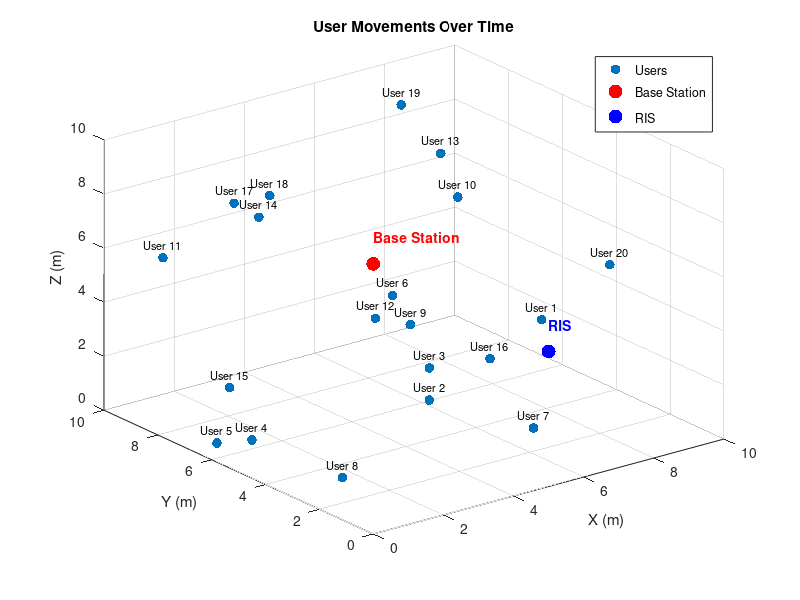

Recreate this plot in MATLAB. (Note: this script raises an error after producing the figure.)
%% Real-Time Optimization with GA, PSO, and Hybrid GA-PSO
clear; clc; close all;

% Constants
rng(222); % Ensure reproducibility
c = 299792458; % Speed of light in m/s
frequency = 28e9; % Frequency in mmWave band (28 GHz)
wavelength = c / frequency; % Wavelength calculation

% Parameters
numUsers = 20; % Number of users
N_BS = 8; % Number of base station antennas
N_RIS = 64; % Number of RIS elements
BS_location = [0, 0, 10]; % Fixed Base Station location
RIS_location = [5, 0, 5]; % Fixed RIS location
maxBounds = [10, 10, 10]; % Space boundaries (x, y, z)
sigma2 = 1e-9; % Noise power (W)
P_BS_max = 10; % Power budget at BS (Watts)
quantization_levels = 4; % Number of RIS phase quantization levels
timeSteps = 50; % Number of time steps to simulate
mobility_step = 0.1; % Maximum movement per time step (m)

% RIS Element Layout (Uniform Planar Array)
RIS_spacing = wavelength / 2; % Element spacing (half wavelength)
N_RIS_sqrt = sqrt(N_RIS); % Assume square UPA
[ris_x, ris_y] = meshgrid(0:N_RIS_sqrt-1, 0:N_RIS_sqrt-1);
ris_x = RIS_spacing * (ris_x(:) - mean(ris_x(:))); % X-coordinates
ris_y = RIS_spacing * (ris_y(:) - mean(ris_y(:))); % Y-coordinates
RIS_positions = RIS_location + [ris_x, ris_y, zeros(N_RIS, 1)]; % 3D positions of RIS elements

% User Locations and Mobility
userLocations = rand(numUsers, 3) .* maxBounds; % Initial user locations
userVelocities = (rand(numUsers, 3) - 0.5) * mobility_step; % Random initial velocities

% Initialize Fitness Logs
ga_fitness_logs = zeros(timeSteps, 1);
pso_fitness_logs = zeros(timeSteps, 1);
hybrid_fitness_logs = zeros(timeSteps, 1);

% Real-Time Plot Setup
figure;
movementPlot = scatter3(userLocations(:,1), userLocations(:,2), userLocations(:,3), 50, 'filled', 'DisplayName', 'Users');
hold on;

% Plot and label Base Station (BS)
scatter3(BS_location(1), BS_location(2), BS_location(3), 100, 'r', 'filled', 'DisplayName', 'Base Station');
text(BS_location(1), BS_location(2), BS_location(3) + 1, 'Base Station', 'Color', 'r', 'FontSize', 10, 'FontWeight', 'bold');

% Plot and label RIS
scatter3(RIS_location(1), RIS_location(2), RIS_location(3), 100, 'b', 'filled', 'DisplayName', 'RIS');
text(RIS_location(1), RIS_location(2), RIS_location(3) + 1, 'RIS', 'Color', 'b', 'FontSize', 10, 'FontWeight', 'bold');

% Label Users
for u = 1:numUsers
    text(userLocations(u, 1), userLocations(u, 2), userLocations(u, 3) + 0.5, ...
        ['User ', num2str(u)], 'FontSize', 8, 'HorizontalAlignment', 'center', 'Tag', 'UserLabel');
end

% Plot settings
grid on;
xlim([0 maxBounds(1)]); ylim([0 maxBounds(2)]); zlim([0 maxBounds(3)]);
xlabel('X (m)'); ylabel('Y (m)'); zlabel('Z (m)');
title('User Movements Over Time');
legend;

% Simulation Loop
for t = 1:timeSteps
    fprintf('Time Step: %d/%d\n', t, timeSteps);
    
    % Update user locations based on mobility
    userLocations = userLocations + userVelocities;
    
    % Keep users within bounds
    for i = 1:3
        outOfBounds = (userLocations(:, i) < 0) | (userLocations(:, i) > maxBounds(i));
        userVelocities(outOfBounds, i) = -userVelocities(outOfBounds, i); % Reverse velocity
        userLocations(outOfBounds, i) = max(0, min(maxBounds(i), userLocations(outOfBounds, i))); % Clamp positions
    end
    
    % Update Real-Time Plot
    set(movementPlot, 'XData', userLocations(:,1), 'YData', userLocations(:,2), 'ZData', userLocations(:,3));
    
    % Update User Labels
    delete(findall(gcf, 'type', 'text', 'Tag', 'UserLabel')); % Clear previous labels
    for u = 1:numUsers
        text(userLocations(u, 1), userLocations(u, 2), userLocations(u, 3) + 0.5, ...
            ['User ', num2str(u)], 'FontSize', 8, 'HorizontalAlignment', 'center', 'Tag', 'UserLabel');
    end
    
    drawnow;
end

    
    % Generate Channels
    [H_BS_RIS, H_RIS_Users, H_BS_Users] = generate_channels(userLocations, RIS_positions, BS_location, N_BS, N_RIS, numUsers, wavelength, 10);

    % GA Optimization
    [ga_w, ga_theta, ga_fitness_log] = optimize_ga(H_BS_RIS, H_RIS_Users, H_BS_Users, N_BS, N_RIS, P_BS_max, sigma2, 10, 20, quantization_levels);
    ga_fitness_logs(t) = max(ga_fitness_log);
    
    % PSO Optimization
    [pso_w, pso_theta, pso_fitness_log] = optimize_pso(H_BS_RIS, H_RIS_Users, H_BS_Users, N_BS, N_RIS, P_BS_max, sigma2, 30, 15, quantization_levels);
    pso_fitness_logs(t) = max(pso_fitness_log);
    
    % Hybrid Optimization
    [hybrid_w, hybrid_theta, hybrid_fitness_log] = optimize_hybrid(H_BS_RIS, H_RIS_Users, H_BS_Users, N_BS, N_RIS, P_BS_max, sigma2, 10, 20, 30, 15, quantization_levels);
    hybrid_fitness_logs(t) = max(hybrid_fitness_log);


% Plot Achievable Sum Rates Over Time
figure;
plot(1:timeSteps, ga_fitness_logs, '-o', 'LineWidth', 2); hold on;
plot(1:timeSteps, pso_fitness_logs, '-s', 'LineWidth', 2);
plot(1:timeSteps, hybrid_fitness_logs, '-x', 'LineWidth', 2);
grid on; legend('GA', 'PSO', 'Hybrid GA-PSO');
xlabel('Time Steps'); ylabel('Achievable Sum Rate (bps/Hz)');
title('Optimization Performance Over Time with User Mobility');



%%%%%%%%%%%%%%%%%%%%

%% Functions
% Path Loss
function PL = path_loss(d, wavelength)
    PL = (wavelength / (4 * pi * d))^2; % Linear scale
end

% Generate Channels with Rician Fading
function [H_BS_RIS, H_RIS_Users, H_BS_Users] = generate_channels(userLocations, RIS_positions, BS_location, N_BS, N_RIS, numUsers, wavelength, K_factor)
    LOS_component = 1; % Line-of-sight
    NLOS_component = sqrt(1 / (1 + K_factor));

    H_BS_RIS = zeros(N_RIS, N_BS);
    H_RIS_Users = zeros(numUsers, N_RIS);
    H_BS_Users = zeros(numUsers, N_BS);

    % BS ↔ RIS channel
    for i = 1:N_RIS
        d_BS_RIS = norm(RIS_positions(i, :) - BS_location);
        PL_BS_RIS = path_loss(d_BS_RIS, wavelength);
        H_BS_RIS(i, :) = sqrt(PL_BS_RIS) * (LOS_component + NLOS_component * (randn(1, N_BS) + 1j * randn(1, N_BS))) / sqrt(2);
    end

    % RIS ↔ Users channel
    for k = 1:numUsers
        for i = 1:N_RIS
            d_RIS_User = norm(userLocations(k, :) - RIS_positions(i, :));
            PL_RIS_User = path_loss(d_RIS_User, wavelength);
            H_RIS_Users(k, i) = sqrt(PL_RIS_User) * (LOS_component + NLOS_component * (randn + 1j * randn)) / sqrt(2);
        end
    end

    % BS ↔ Users channel
    for k = 1:numUsers
        d_BS_User = norm(userLocations(k, :) - BS_location);
        PL_BS_User = path_loss(d_BS_User, wavelength);
        H_BS_Users(k, :) = sqrt(PL_BS_User) * (LOS_component + NLOS_component * (randn(1, N_BS) + 1j * randn(1, N_BS))) / sqrt(2);
    end
end

% Achievable Sum Rate
function R = compute_sum_rate(w, theta, H_BS_RIS, H_RIS_Users, H_BS_Users, sigma2)
    numUsers = size(H_RIS_Users, 1);
    R = 0;
    for k = 1:numUsers
        h_eff = H_BS_Users(k, :) * w + H_RIS_Users(k, :) * diag(exp(1j * theta)) * H_BS_RIS * w;
        signal_power = abs(h_eff)^2;
        SINR = signal_power / sigma2;
        R = R + log2(1 + SINR);
    end
end

% Power Consumption
function power = compute_power(w, theta)
    power = norm(w)^2 + sum(abs(exp(1j * theta))); % Beamforming and RIS operation power
end

% Quantize RIS Phases
function quantized_theta = quantize_phases(theta, quantization_levels)
    step_size = 2 * pi / quantization_levels;
    quantized_theta = step_size * round(theta / step_size);
end
%%%
% Genetic Algorithm (GA) Optimization
function [optimized_w, optimized_theta, fitness_log] = optimize_ga(H_BS_RIS, H_RIS_Users, H_BS_Users, N_BS, N_RIS, P_BS_max, sigma2, maxGenerations, popSize, quantization_levels)
    % Initialize Population
    population_w = randn(N_BS, popSize) + 1j * randn(N_BS, popSize); % Random beamforming
    population_theta = 2 * pi * rand(N_RIS, popSize); % Random RIS phase shifts

    fitness_log = zeros(1, maxGenerations); % Track fitness per generation

    % GA Optimization Loop
    for gen = 1:maxGenerations
        % Fitness Evaluation
        fitness = zeros(1, popSize);
        for i = 1:popSize
            w = sqrt(P_BS_max) * population_w(:, i) / norm(population_w(:, i)); % Normalize power
            theta = quantize_phases(population_theta(:, i), quantization_levels); % Quantize RIS phases
            fitness(i) = compute_sum_rate(w, theta, H_BS_RIS, H_RIS_Users, H_BS_Users, sigma2);
        end
        fitness_log(gen) = max(fitness); % Log best fitness

        % Selection: Keep the top half of the population
        [~, idx] = sort(fitness, 'descend');
        top_w = population_w(:, idx(1:popSize / 2));
        top_theta = population_theta(:, idx(1:popSize / 2));

        % Crossover and Mutation
        new_population_w = top_w;
        new_population_theta = top_theta;
        for i = 1:(popSize / 2)
            p1 = randi(size(top_w, 2));
            p2 = randi(size(top_w, 2));
            child_w = (top_w(:, p1) + top_w(:, p2)) / 2;
            child_theta = mean([top_theta(:, p1), top_theta(:, p2)], 2);
            new_population_w(:, end + 1) = child_w;
            new_population_theta(:, end + 1) = child_theta;
        end
        % Apply Mutation
        mutation_rate = 0.1; % Probability of mutation
        mutation_indices = rand(size(new_population_theta)) < mutation_rate;
        new_population_theta(mutation_indices) = 2 * pi * rand(sum(mutation_indices(:)), 1);

        population_w = new_population_w(:, 1:popSize); % Trim population
        population_theta = new_population_theta(:, 1:popSize);
    end
    [~, best_idx] = max(fitness);
    optimized_w = population_w(:, best_idx);
    optimized_theta = quantize_phases(population_theta(:, best_idx), quantization_levels);
end
% Particle Swarm Optimization (PSO)
function [optimized_w, optimized_theta, fitness_log] = optimize_pso(H_BS_RIS, H_RIS_Users, H_BS_Users, N_BS, N_RIS, P_BS_max, sigma2, numParticles, maxIterations, quantization_levels)
    % Initialize Particle Positions and Velocities
    particle_w = randn(N_BS, numParticles) + 1j * randn(N_BS, numParticles); % Random beamforming
    particle_theta = 2 * pi * rand(N_RIS, numParticles); % Random RIS phases
    velocity_w = randn(N_BS, numParticles) * 0.1;
    velocity_theta = randn(N_RIS, numParticles) * 0.1;

    % Fitness Evaluation
    fitness = zeros(1, numParticles);
    best_local_fitness = -Inf(1, numParticles);
    best_local_w = particle_w;
    best_local_theta = particle_theta;

    % Global Best
    [global_best_fitness, best_idx] = max(fitness);
    global_best_w = particle_w(:, best_idx);
    global_best_theta = particle_theta(:, best_idx);

    fitness_log = zeros(1, maxIterations);

    % PSO Loop
    for iter = 1:maxIterations
        for i = 1:numParticles
            % Normalize Power
            w = sqrt(P_BS_max) * particle_w(:, i) / norm(particle_w(:, i));
            theta = quantize_phases(particle_theta(:, i), quantization_levels);
            fitness(i) = compute_sum_rate(w, theta, H_BS_RIS, H_RIS_Users, H_BS_Users, sigma2);

            % Update Local Best
            if fitness(i) > best_local_fitness(i)
                best_local_fitness(i) = fitness(i);
                best_local_w(:, i) = particle_w(:, i);
                best_local_theta(:, i) = particle_theta(:, i);
            end
        end

        % Update Global Best
        [current_best_fitness, best_idx] = max(fitness);
        if current_best_fitness > global_best_fitness
            global_best_fitness = current_best_fitness;
            global_best_w = particle_w(:, best_idx);
            global_best_theta = particle_theta(:, best_idx);
        end

        % Velocity Update (Cognitive and Social Components)
        for i = 1:numParticles
            velocity_w(:, i) = 0.5 * velocity_w(:, i) + rand * (best_local_w(:, i) - particle_w(:, i)) + ...
                rand * (global_best_w - particle_w(:, i));
            velocity_theta(:, i) = 0.5 * velocity_theta(:, i) + rand * (best_local_theta(:, i) - particle_theta(:, i)) + ...
                rand * (global_best_theta - particle_theta(:, i));
        end

        % Position Update
        particle_w = particle_w + velocity_w;
        particle_theta = particle_theta + velocity_theta;

        fitness_log(iter) = global_best_fitness;
    end
    optimized_w = global_best_w;
    optimized_theta = quantize_phases(global_best_theta, quantization_levels);
end

% Hybrid GA-PSO Optimization
function [optimized_w, optimized_theta, fitness_log] = optimize_hybrid(H_BS_RIS, H_RIS_Users, H_BS_Users, N_BS, N_RIS, P_BS_max, sigma2, ga_generations, ga_pop_size, pso_particles, pso_iterations, quantization_levels)
    % GA Phase
    [ga_w, ga_theta, ~] = optimize_ga(H_BS_RIS, H_RIS_Users, H_BS_Users, N_BS, N_RIS, P_BS_max, sigma2, ga_generations, ga_pop_size, quantization_levels);

    % Use GA result as initialization for PSO
    particle_w = repmat(ga_w, 1, pso_particles) + (randn(N_BS, pso_particles) + 1j * randn(N_BS, pso_particles)) * 0.1;
    particle_theta = repmat(ga_theta, 1, pso_particles) + randn(N_RIS, pso_particles) * 0.1;

    [optimized_w, optimized_theta, fitness_log] = optimize_pso(H_BS_RIS, H_RIS_Users, H_BS_Users, N_BS, N_RIS, P_BS_max, sigma2, pso_particles, pso_iterations, quantization_levels);
end

%% Simulation
maxGenerations = 20;
popSize = 50;
numParticles = 30;
maxIterations = 15;

% Generate Initial Channels
[H_BS_RIS, H_RIS_Users, H_BS_Users] = generate_channels(userLocations, RIS_positions, BS_location, N_BS, N_RIS, numUsers, wavelength, 10);

% GA Optimization
[ga_w, ga_theta, ga_fitness_log] = optimize_ga(H_BS_RIS, H_RIS_Users, H_BS_Users, N_BS, N_RIS, P_BS_max, sigma2, maxGenerations, popSize, quantization_levels);

% PSO Optimization
[pso_w, pso_theta, pso_fitness_log] = optimize_pso(H_BS_RIS, H_RIS_Users, H_BS_Users, N_BS, N_RIS, P_BS_max, sigma2, numParticles, maxIterations, quantization_levels);

% Hybrid Optimization
[hybrid_w, hybrid_theta, hybrid_fitness_log] = optimize_hybrid(H_BS_RIS, H_RIS_Users, H_BS_Users, N_BS, N_RIS, P_BS_max, sigma2, maxGenerations, popSize, numParticles, maxIterations, quantization_levels);

% Compute Power and Energy Efficiency Metrics
ga_power = compute_power(ga_w, ga_theta);
pso_power = compute_power(pso_w, pso_theta);
hybrid_power = compute_power(hybrid_w, hybrid_theta);

% Align lengths of fitness logs for plotting
minLength = min([length(ga_fitness_log), length(pso_fitness_log), length(hybrid_fitness_log)]);

% Truncate fitness logs to the same length for plotting
ga_fitness_log = ga_fitness_log(1:minLength);
pso_fitness_log = pso_fitness_log(1:minLength);
hybrid_fitness_log = hybrid_fitness_log(1:minLength);
% 
% % Plot fitness logs
% figure;
% plot(1:minLength, ga_fitness_log, '-o', 'LineWidth', 2); hold on;
% plot(1:minLength, pso_fitness_log, '-s', 'LineWidth', 2);
% plot(1:minLength, hybrid_fitness_log, '-x', 'LineWidth', 2);
% grid on; legend('GA', 'PSO', 'Hybrid GA-PSO');
% xlabel('Iterations'); ylabel('Achievable Sum Rate (bps/Hz)');
% title('Optimization Performance Comparison');
% 
% % Find the point where the sum rate converges to a threshold
% convergence_threshold = 0.9 * max(ga_fitness_log); % for example, 90% of the max sum rate
% ga_convergence = find(ga_fitness_log >= convergence_threshold, 1);
% pso_convergence = find(pso_fitness_log >= convergence_threshold, 1);
% hybrid_convergence = find(hybrid_fitness_log >= convergence_threshold, 1);
% 
% disp(['GA Convergence: ', num2str(ga_convergence)]);
% disp(['PSO Convergence: ', num2str(pso_convergence)]);
% disp(['Hybrid GA-PSO Convergence: ', num2str(hybrid_convergence)]);


figure;
bar([ga_power, pso_power, hybrid_power]);
set(gca, 'XTickLabel', {'GA', 'PSO', 'Hybrid GA-PSO'});
ylabel('Power Consumption (Watts)');
title('Power Consumption Comparison');


ga_energy_efficiency = ga_fitness_log(end) / ga_power;
pso_energy_efficiency = pso_fitness_log(end) / pso_power;
hybrid_energy_efficiency = hybrid_fitness_log(end) / hybrid_power;

% Display energy efficiency comparison
disp(['GA Energy Efficiency: ', num2str(ga_energy_efficiency)]);
disp(['PSO Energy Efficiency: ', num2str(pso_energy_efficiency)]);
disp(['Hybrid GA-PSO Energy Efficiency: ', num2str(hybrid_energy_efficiency)]);



disp('GA Optimized Beamforming and RIS Phases:');
disp(ga_w);
disp(ga_theta);

disp('PSO Optimized Beamforming and RIS Phases:');
disp(pso_w);
disp(pso_theta);

disp('Hybrid GA-PSO Optimized Beamforming and RIS Phases:');
disp(hybrid_w);
disp(hybrid_theta);
